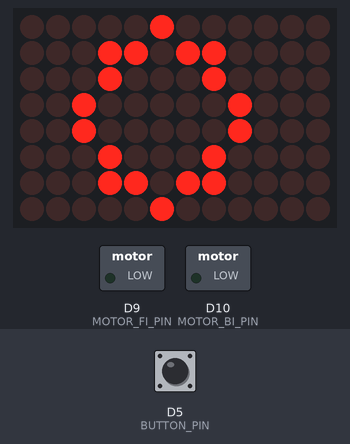
A program run on a simulated Arduino Uno R4 WiFi. Shown: 12×8 LED matrix, switched loads named in the program (green lamp = pin HIGH). The inputs (shaded band) are chosen by the test bench; at power-on: D5 (BUTTON_PIN) HIGH.

Above: at 1.2 s.
1.3 s: D5 (BUTTON_PIN) pulled LOW for 1 s
At 3.5 s:
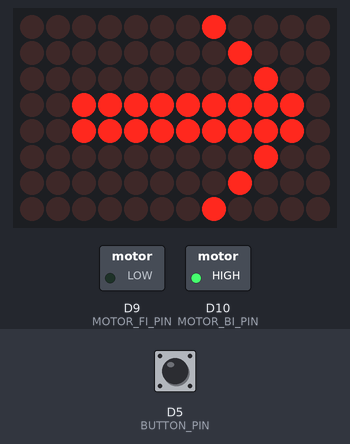
3.8 s: D5 (BUTTON_PIN) pulled LOW for 0.15 s
At 4.8 s:
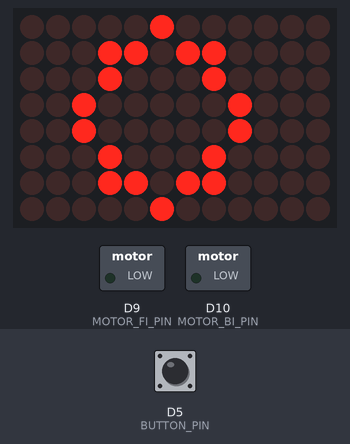
5.5 s: D5 (BUTTON_PIN) pulled LOW for 3.2 s
At 9.6 s:
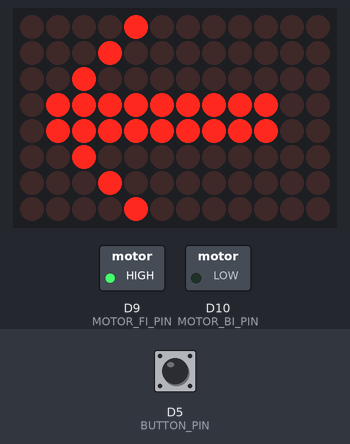
Timing chart, 0 to 11.1 s (numbered marks = the images above; inputs shaded):
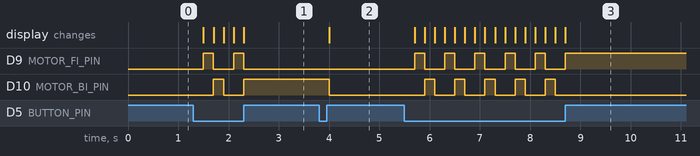

The program:

main.cpp
```cpp
#include <Arduino.h>
#include "Arduino_LED_Matrix.h"

#define BUTTON_PIN 5
#define MOTOR_FI_PIN 9
#define MOTOR_BI_PIN 10

ArduinoLEDMatrix matrix;

uint8_t forwardFrame[8][12] = {
  { 0, 0, 0, 0, 0, 0, 0, 1, 0, 0, 0, 0 },
  { 0, 0, 0, 0, 0, 0, 0, 0, 1, 0, 0, 0 },
  { 0, 0, 0, 0, 0, 0, 0, 0, 0, 1, 0, 0 },
  { 0, 0, 1, 1, 1, 1, 1, 1, 1, 1, 1, 0 },
  { 0, 0, 1, 1, 1, 1, 1, 1, 1, 1, 1, 0 },
  { 0, 0, 0, 0, 0, 0, 0, 0, 0, 1, 0, 0 },
  { 0, 0, 0, 0, 0, 0, 0, 0, 1, 0, 0, 0 },
  { 0, 0, 0, 0, 0, 0, 0, 1, 0, 0, 0, 0 }
};

uint8_t backwardFrame[8][12] = {
  { 0, 0, 0, 0, 1, 0, 0, 0, 0, 0, 0, 0 },
  { 0, 0, 0, 1, 0, 0, 0, 0, 0, 0, 0, 0 },
  { 0, 0, 1, 0, 0, 0, 0, 0, 0, 0, 0, 0 },
  { 0, 1, 1, 1, 1, 1, 1, 1, 1, 1, 0, 0 },
  { 0, 1, 1, 1, 1, 1, 1, 1, 1, 1, 0, 0 },
  { 0, 0, 1, 0, 0, 0, 0, 0, 0, 0, 0, 0 },
  { 0, 0, 0, 1, 0, 0, 0, 0, 0, 0, 0, 0 },
  { 0, 0, 0, 0, 1, 0, 0, 0, 0, 0, 0, 0 }
};

uint8_t standbyFrame[8][12] = {
  { 0, 0, 0, 0, 0, 1, 0, 0, 0, 0, 0, 0 },
  { 0, 0, 0, 1, 1, 0, 1, 1, 0, 0, 0, 0 },
  { 0, 0, 0, 1, 0, 0, 0, 1, 0, 0, 0, 0 },
  { 0, 0, 1, 0, 0, 0, 0, 0, 1, 0, 0, 0 },
  { 0, 0, 1, 0, 0, 0, 0, 0, 1, 0, 0, 0 },
  { 0, 0, 0, 1, 0, 0, 0, 1, 0, 0, 0, 0 },
  { 0, 0, 0, 1, 1, 0, 1, 1, 0, 0, 0, 0 },
  { 0, 0, 0, 0, 0, 1, 0, 0, 0, 0, 0, 0 }
};

int current_setting = 0;

void setup() {
    pinMode(MOTOR_FI_PIN, OUTPUT);
    pinMode(MOTOR_BI_PIN, OUTPUT);
    pinMode(BUTTON_PIN, INPUT_PULLUP);

    Serial.begin(9600);
    matrix.begin();
    matrix.renderBitmap(standbyFrame, 8, 12);
}

void loop() {
    int buttonState = digitalRead(BUTTON_PIN);

    if (buttonState == LOW) {
        current_setting = (current_setting + 1) % 3;
        delay(200);
    }

    switch (current_setting) {
        case 0:
            digitalWrite(MOTOR_FI_PIN, LOW);
            digitalWrite(MOTOR_BI_PIN, LOW);
            matrix.renderBitmap(standbyFrame, 8, 12);
            break;
        case 1:
            digitalWrite(MOTOR_FI_PIN, HIGH);
            digitalWrite(MOTOR_BI_PIN, LOW);
            matrix.renderBitmap(backwardFrame, 8, 12);
            break;
        case 2:
            digitalWrite(MOTOR_FI_PIN, LOW);
            digitalWrite(MOTOR_BI_PIN, HIGH);
            matrix.renderBitmap(forwardFrame, 8, 12);
            break;
    }
}
```

Measured:
- after the input at 1.3 s, D9 (MOTOR_FI_PIN): alternates HIGH for 0.20 s and LOW for 0.40 s, 4 changes in all, then stays LOW, starting after 0.20 s; D10 (MOTOR_BI_PIN): LOW → HIGH after 0.40 s, → LOW 0.20 s later, → HIGH 0.40 s later; the display: first changes after 0.20 s (image 1 shows a later state)
- after the input at 3.8 s, D10 (MOTOR_BI_PIN): HIGH → LOW after 0.20 s; the display: changes after 0.20 s (image 2)
- after the input at 5.5 s, D9 (MOTOR_FI_PIN): alternates HIGH for 0.20 s and LOW for 0.40 s, 11 changes in all, then stays HIGH, starting after 0.20 s; D10 (MOTOR_BI_PIN): alternates HIGH for 0.20 s and LOW for 0.40 s, 10 changes in all, then stays LOW, starting after 0.40 s; the display: changes after 0.20 s (image 3)
